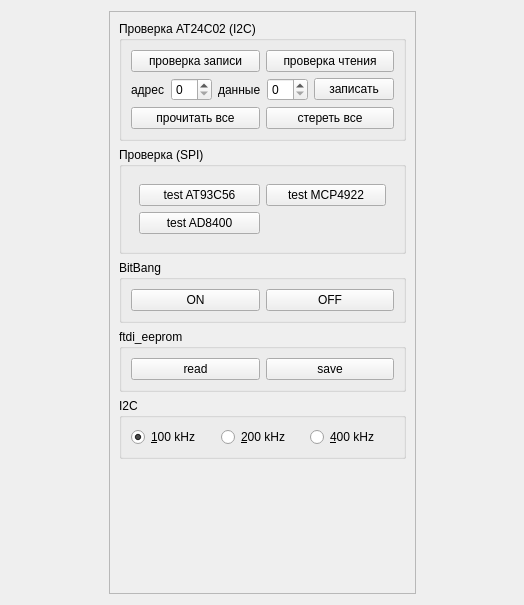
<?xml version="1.0" encoding="UTF-8"?>
<ui version="4.0">
 <class>MainBox</class>
 <widget class="QWidget" name="MainBox">
  <property name="geometry">
   <rect>
    <x>0</x>
    <y>0</y>
    <width>524</width>
    <height>605</height>
   </rect>
  </property>
  <property name="windowTitle">
   <string>Dialog</string>
  </property>
  <layout class="QHBoxLayout" name="horizontalLayout">
   <item>
    <widget class="SerialBox5" name="serial_widget" native="true"/>
   </item>
   <item>
    <widget class="QFrame" name="frame">
     <property name="sizePolicy">
      <sizepolicy hsizetype="Fixed" vsizetype="Preferred">
       <horstretch>0</horstretch>
       <verstretch>0</verstretch>
      </sizepolicy>
     </property>
     <property name="frameShape">
      <enum>QFrame::StyledPanel</enum>
     </property>
     <property name="frameShadow">
      <enum>QFrame::Raised</enum>
     </property>
     <layout class="QVBoxLayout" name="verticalLayout_4">
      <item>
       <widget class="QGroupBox" name="groupBox">
        <property name="title">
         <string>Проверка AT24C02 (I2C)</string>
        </property>
        <layout class="QVBoxLayout" name="verticalLayout_2">
         <item>
          <layout class="QHBoxLayout" name="horizontalLayout_3">
           <item>
            <widget class="QPushButton" name="btnCheckWrite">
             <property name="text">
              <string>проверка записи</string>
             </property>
            </widget>
           </item>
           <item>
            <widget class="QPushButton" name="btnCheckRead">
             <property name="text">
              <string>проверка чтения</string>
             </property>
            </widget>
           </item>
          </layout>
         </item>
         <item>
          <layout class="QHBoxLayout" name="horizontalLayout_2">
           <item>
            <widget class="QLabel" name="label">
             <property name="text">
              <string>адрес</string>
             </property>
            </widget>
           </item>
           <item>
            <widget class="QSpinBox" name="sbAddress"/>
           </item>
           <item>
            <widget class="QLabel" name="label_2">
             <property name="text">
              <string>данные</string>
             </property>
            </widget>
           </item>
           <item>
            <widget class="QSpinBox" name="sbData"/>
           </item>
           <item>
            <widget class="QPushButton" name="btnWrite">
             <property name="text">
              <string>записать</string>
             </property>
            </widget>
           </item>
          </layout>
         </item>
         <item>
          <layout class="QHBoxLayout" name="horizontalLayout_5">
           <item>
            <widget class="QPushButton" name="btnReadAll">
             <property name="text">
              <string>прочитать все</string>
             </property>
            </widget>
           </item>
           <item>
            <widget class="QPushButton" name="btnClearAll">
             <property name="text">
              <string>стереть все</string>
             </property>
            </widget>
           </item>
          </layout>
         </item>
        </layout>
       </widget>
      </item>
      <item>
       <widget class="QGroupBox" name="groupBox_2">
        <property name="title">
         <string>Проверка (SPI)</string>
        </property>
        <layout class="QVBoxLayout" name="verticalLayout_3">
         <item>
          <layout class="QGridLayout" name="gridLayout">
           <property name="leftMargin">
            <number>8</number>
           </property>
           <property name="topMargin">
            <number>8</number>
           </property>
           <property name="rightMargin">
            <number>8</number>
           </property>
           <property name="bottomMargin">
            <number>8</number>
           </property>
           <item row="0" column="0">
            <widget class="QPushButton" name="btnTest">
             <property name="text">
              <string>test AT93C56</string>
             </property>
            </widget>
           </item>
           <item row="0" column="1">
            <widget class="QPushButton" name="btnMCP4922">
             <property name="text">
              <string>test MCP4922</string>
             </property>
            </widget>
           </item>
           <item row="1" column="0">
            <widget class="QPushButton" name="btnAD8400">
             <property name="text">
              <string>test AD8400</string>
             </property>
            </widget>
           </item>
          </layout>
         </item>
        </layout>
       </widget>
      </item>
      <item>
       <widget class="QGroupBox" name="groupBox_5">
        <property name="title">
         <string>BitBang</string>
        </property>
        <layout class="QHBoxLayout" name="horizontalLayout_7">
         <item>
          <widget class="QPushButton" name="btnBitBangOn">
           <property name="text">
            <string>ON</string>
           </property>
          </widget>
         </item>
         <item>
          <widget class="QPushButton" name="btnBitBangOff">
           <property name="text">
            <string>OFF</string>
           </property>
          </widget>
         </item>
        </layout>
       </widget>
      </item>
      <item>
       <widget class="QGroupBox" name="groupBox_6">
        <property name="title">
         <string>ftdi_eeprom</string>
        </property>
        <layout class="QHBoxLayout" name="horizontalLayout_8">
         <item>
          <widget class="QPushButton" name="btnRead">
           <property name="text">
            <string>read</string>
           </property>
          </widget>
         </item>
         <item>
          <widget class="QPushButton" name="btnSave">
           <property name="text">
            <string>save</string>
           </property>
          </widget>
         </item>
        </layout>
       </widget>
      </item>
      <item>
       <widget class="QGroupBox" name="groupBox_4">
        <property name="title">
         <string>I2C</string>
        </property>
        <layout class="QHBoxLayout" name="horizontalLayout_6">
         <item>
          <widget class="QRadioButton" name="rb_100">
           <property name="text">
            <string>&amp;100 kHz</string>
           </property>
           <property name="checked">
            <bool>true</bool>
           </property>
          </widget>
         </item>
         <item>
          <widget class="QRadioButton" name="rb_200">
           <property name="text">
            <string>&amp;200 kHz</string>
           </property>
          </widget>
         </item>
         <item>
          <widget class="QRadioButton" name="rb_400">
           <property name="text">
            <string>&amp;400 kHz</string>
           </property>
          </widget>
         </item>
        </layout>
       </widget>
      </item>
      <item>
       <spacer name="verticalSpacer">
        <property name="orientation">
         <enum>Qt::Vertical</enum>
        </property>
        <property name="sizeHint" stdset="0">
         <size>
          <width>20</width>
          <height>40</height>
         </size>
        </property>
       </spacer>
      </item>
     </layout>
    </widget>
   </item>
   <item>
    <widget class="GrapherBox" name="grapher_widget" native="true"/>
   </item>
  </layout>
 </widget>
 <customwidgets>
  <customwidget>
   <class>GrapherBox</class>
   <extends>QWidget</extends>
   <header>grapherbox.hpp</header>
   <container>1</container>
  </customwidget>
  <customwidget>
   <class>SerialBox5</class>
   <extends>QWidget</extends>
   <header>serialbox5.hpp</header>
   <container>1</container>
  </customwidget>
 </customwidgets>
 <resources/>
 <connections/>
</ui>
